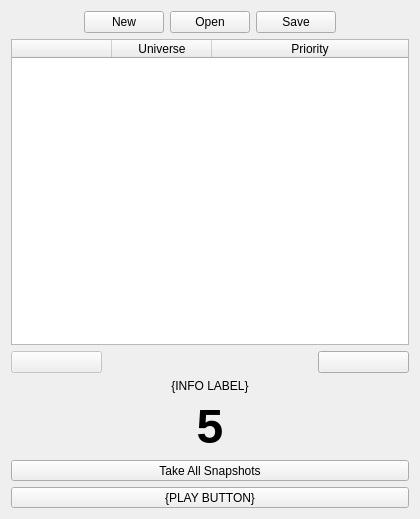
<?xml version="1.0" encoding="UTF-8"?>
<ui version="4.0">
 <class>Snapshot</class>
 <widget class="QWidget" name="Snapshot">
  <property name="geometry">
   <rect>
    <x>0</x>
    <y>0</y>
    <width>420</width>
    <height>519</height>
   </rect>
  </property>
  <property name="windowTitle">
   <string>Snapshot</string>
  </property>
  <property name="windowIcon">
   <iconset resource="../res/resources.qrc">
    <normaloff>:/icons/snapshot.png</normaloff>:/icons/snapshot.png</iconset>
  </property>
  <layout class="QVBoxLayout" name="verticalLayout" stretch="1,0,0,0,0,0,0">
   <item>
    <layout class="QHBoxLayout" name="horizontalLayout_2">
     <item>
      <spacer name="horizontalSpacer_3">
       <property name="orientation">
        <enum>Qt::Orientation::Horizontal</enum>
       </property>
       <property name="sizeHint" stdset="0">
        <size>
         <width>40</width>
         <height>20</height>
        </size>
       </property>
      </spacer>
     </item>
     <item>
      <widget class="QPushButton" name="btnNew">
       <property name="text">
        <string>New</string>
       </property>
       <property name="icon">
        <iconset theme="QIcon::ThemeIcon::DocumentNew"/>
       </property>
      </widget>
     </item>
     <item>
      <widget class="QPushButton" name="btnOpen">
       <property name="text">
        <string>Open</string>
       </property>
       <property name="icon">
        <iconset theme="QIcon::ThemeIcon::DocumentOpen"/>
       </property>
      </widget>
     </item>
     <item>
      <widget class="QPushButton" name="btnSaveAs">
       <property name="text">
        <string>Save</string>
       </property>
       <property name="icon">
        <iconset theme="QIcon::ThemeIcon::DocumentSaveAs"/>
       </property>
      </widget>
     </item>
     <item>
      <spacer name="horizontalSpacer_4">
       <property name="orientation">
        <enum>Qt::Orientation::Horizontal</enum>
       </property>
       <property name="sizeHint" stdset="0">
        <size>
         <width>40</width>
         <height>20</height>
        </size>
       </property>
      </spacer>
     </item>
    </layout>
   </item>
   <item>
    <widget class="QTableWidget" name="tableWidget">
     <property name="sizePolicy">
      <sizepolicy hsizetype="MinimumExpanding" vsizetype="MinimumExpanding">
       <horstretch>0</horstretch>
       <verstretch>0</verstretch>
      </sizepolicy>
     </property>
     <property name="showDropIndicator" stdset="0">
      <bool>false</bool>
     </property>
     <property name="selectionMode">
      <enum>QAbstractItemView::SelectionMode::MultiSelection</enum>
     </property>
     <property name="selectionBehavior">
      <enum>QAbstractItemView::SelectionBehavior::SelectRows</enum>
     </property>
     <attribute name="horizontalHeaderStretchLastSection">
      <bool>true</bool>
     </attribute>
     <attribute name="verticalHeaderVisible">
      <bool>true</bool>
     </attribute>
     <column>
      <property name="text">
       <string/>
      </property>
     </column>
     <column>
      <property name="text">
       <string>Universe</string>
      </property>
     </column>
     <column>
      <property name="text">
       <string>Priority</string>
      </property>
     </column>
    </widget>
   </item>
   <item>
    <layout class="QHBoxLayout" name="horizontalLayout">
     <item>
      <widget class="QPushButton" name="btnRemoveRow">
       <property name="enabled">
        <bool>false</bool>
       </property>
       <property name="sizePolicy">
        <sizepolicy hsizetype="MinimumExpanding" vsizetype="Fixed">
         <horstretch>0</horstretch>
         <verstretch>0</verstretch>
        </sizepolicy>
       </property>
       <property name="text">
        <string/>
       </property>
       <property name="icon">
        <iconset resource="../res/resources.qrc">
         <normaloff>:/icons/remove.png</normaloff>:/icons/remove.png</iconset>
       </property>
      </widget>
     </item>
     <item>
      <spacer name="horizontalSpacer_2">
       <property name="orientation">
        <enum>Qt::Orientation::Horizontal</enum>
       </property>
       <property name="sizeType">
        <enum>QSizePolicy::Policy::MinimumExpanding</enum>
       </property>
       <property name="sizeHint" stdset="0">
        <size>
         <width>40</width>
         <height>20</height>
        </size>
       </property>
      </spacer>
     </item>
     <item>
      <widget class="QLabel" name="lblMatching">
       <property name="minimumSize">
        <size>
         <width>22</width>
         <height>22</height>
        </size>
       </property>
       <property name="text">
        <string/>
       </property>
       <property name="alignment">
        <set>Qt::AlignmentFlag::AlignCenter</set>
       </property>
      </widget>
     </item>
     <item>
      <spacer name="horizontalSpacer">
       <property name="sizePolicy">
        <sizepolicy hsizetype="MinimumExpanding" vsizetype="Minimum">
         <horstretch>0</horstretch>
         <verstretch>0</verstretch>
        </sizepolicy>
       </property>
       <property name="orientation">
        <enum>Qt::Orientation::Horizontal</enum>
       </property>
       <property name="sizeType">
        <enum>QSizePolicy::Policy::MinimumExpanding</enum>
       </property>
       <property name="sizeHint" stdset="0">
        <size>
         <width>40</width>
         <height>20</height>
        </size>
       </property>
      </spacer>
     </item>
     <item>
      <widget class="QPushButton_RightClick" name="btnAddRow">
       <property name="sizePolicy">
        <sizepolicy hsizetype="MinimumExpanding" vsizetype="Fixed">
         <horstretch>0</horstretch>
         <verstretch>0</verstretch>
        </sizepolicy>
       </property>
       <property name="text">
        <string/>
       </property>
       <property name="icon">
        <iconset resource="../res/resources.qrc">
         <normaloff>:/icons/add.png</normaloff>:/icons/add.png</iconset>
       </property>
       <property name="iconSize">
        <size>
         <width>16</width>
         <height>16</height>
        </size>
       </property>
      </widget>
     </item>
    </layout>
   </item>
   <item>
    <widget class="Snapshot::InfoLbl" name="lbInfo">
     <property name="sizePolicy">
      <sizepolicy hsizetype="MinimumExpanding" vsizetype="Preferred">
       <horstretch>0</horstretch>
       <verstretch>0</verstretch>
      </sizepolicy>
     </property>
     <property name="text">
      <string notr="true">{INFO LABEL}</string>
     </property>
     <property name="alignment">
      <set>Qt::AlignmentFlag::AlignCenter</set>
     </property>
     <property name="wordWrap">
      <bool>true</bool>
     </property>
    </widget>
   </item>
   <item>
    <widget class="QLabel" name="lbTimer">
     <property name="sizePolicy">
      <sizepolicy hsizetype="MinimumExpanding" vsizetype="Preferred">
       <horstretch>0</horstretch>
       <verstretch>0</verstretch>
      </sizepolicy>
     </property>
     <property name="font">
      <font>
       <pointsize>36</pointsize>
       <bold>true</bold>
      </font>
     </property>
     <property name="text">
      <string notr="true">5</string>
     </property>
     <property name="alignment">
      <set>Qt::AlignmentFlag::AlignCenter</set>
     </property>
    </widget>
   </item>
   <item>
    <widget class="QToolButton" name="btnSnapshot">
     <property name="sizePolicy">
      <sizepolicy hsizetype="MinimumExpanding" vsizetype="Preferred">
       <horstretch>0</horstretch>
       <verstretch>0</verstretch>
      </sizepolicy>
     </property>
     <property name="text">
      <string>Take All Snapshots</string>
     </property>
     <property name="icon">
      <iconset resource="../res/resources.qrc">
       <normaloff>:/icons/snapshot.png</normaloff>:/icons/snapshot.png</iconset>
     </property>
     <property name="iconSize">
      <size>
       <width>32</width>
       <height>32</height>
      </size>
     </property>
     <property name="toolButtonStyle">
      <enum>Qt::ToolButtonStyle::ToolButtonTextUnderIcon</enum>
     </property>
    </widget>
   </item>
   <item>
    <widget class="Snapshot::PlaybackBtn" name="btnPlay">
     <property name="sizePolicy">
      <sizepolicy hsizetype="MinimumExpanding" vsizetype="Preferred">
       <horstretch>0</horstretch>
       <verstretch>0</verstretch>
      </sizepolicy>
     </property>
     <property name="text">
      <string notr="true">{PLAY BUTTON}</string>
     </property>
     <property name="iconSize">
      <size>
       <width>32</width>
       <height>32</height>
      </size>
     </property>
     <property name="toolButtonStyle">
      <enum>Qt::ToolButtonStyle::ToolButtonTextUnderIcon</enum>
     </property>
    </widget>
   </item>
  </layout>
 </widget>
 <customwidgets>
  <customwidget>
   <class>Snapshot::PlaybackBtn</class>
   <extends>QToolButton</extends>
   <header>snapshot.h</header>
  </customwidget>
  <customwidget>
   <class>Snapshot::InfoLbl</class>
   <extends>QLabel</extends>
   <header>snapshot.h</header>
  </customwidget>
  <customwidget>
   <class>QPushButton_RightClick</class>
   <extends>QPushButton</extends>
   <header>qpushbutton_rightclick.h</header>
  </customwidget>
 </customwidgets>
 <resources>
  <include location="../res/resources.qrc"/>
 </resources>
 <connections/>
</ui>
